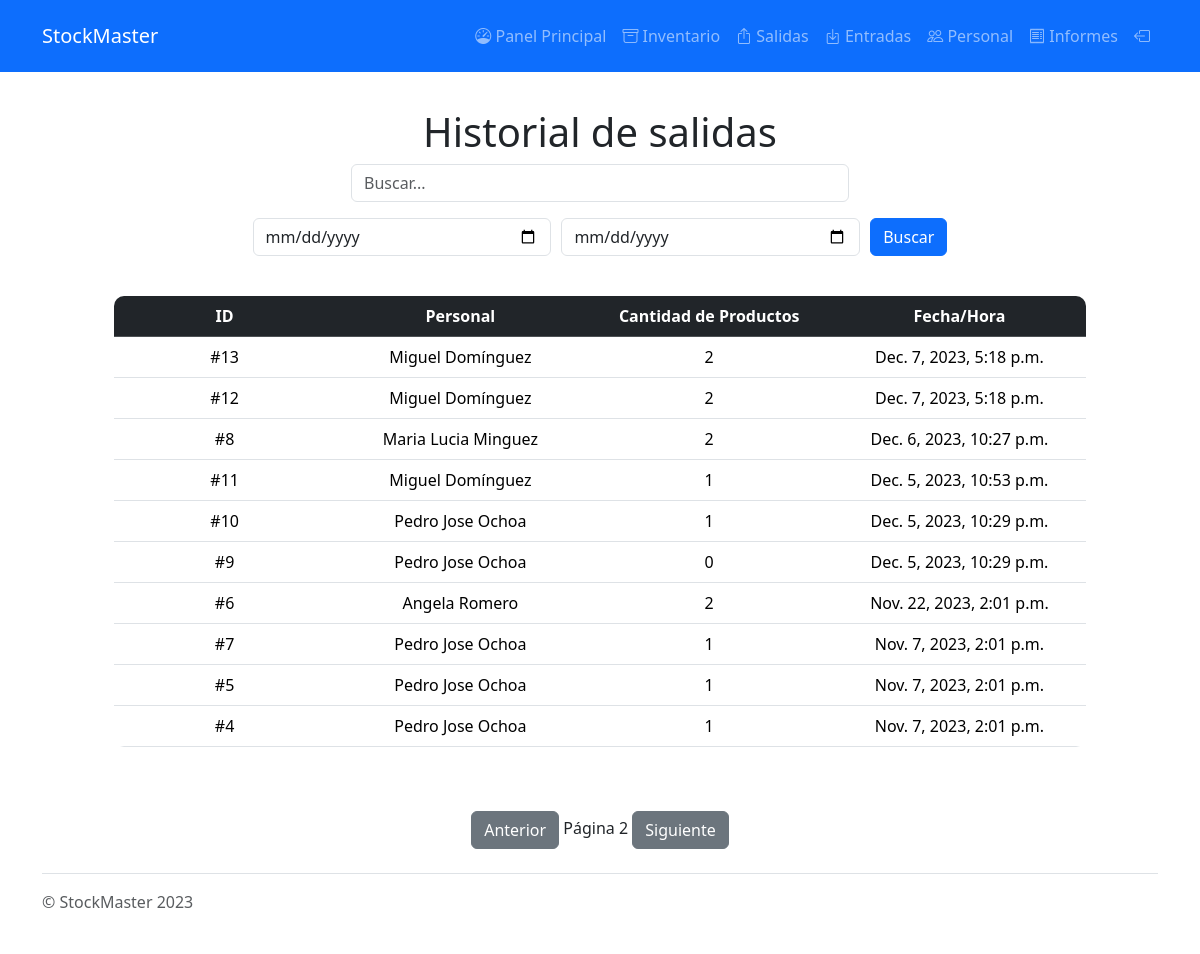
The page /historial/salidas/?page=2 (signed in) on the database its author committed.
### OutputHistory/models.py (models this page shows, shortened)
class OutputOrder(models.Model):
    worker = models.ForeignKey(Worker, on_delete=models.CASCADE)
    """
    ForeignKey: The worker associated with the output order.
    """
    date_created = models.DateTimeField(auto_now_add=True)
    """
    DateTimeField: The date and time when the order was created.
    """
    def GetItems(self):
        return OutputOrderItem.objects.filter(outputOrder=self)

### Workers/models.py (models this page shows, shortened)
class Worker(models.Model):
    name = models.CharField(max_length=255)
    """
    str: The name of the employee.
    """
    employeeNumber = models.IntegerField(unique=True)
    """
    int: The unique employee number.
    """
    workArea = models.CharField(max_length=255)
    """
    str: The work area of the employee.
    """
    employeePassword = models.CharField(max_length=255)
    """
    str: The password of the employee.
    """

### OutputHistory/views.py (the view)
# urls.py: path('historial/', include("OutputHistory.urls"), name="history"),
@login_required(login_url='login')
def OutputHistory(request):
    searchQuery = request.GET.get("search")
    start_date = request.GET.get('start_date')
    end_date = request.GET.get('end_date')
    outputOrders = OutputOrder.objects.all()
    if searchQuery:
        search_query_normalized = RemoveAccents(searchQuery).lower()
        outputOrders = outputOrders.filter(
            Q(worker__name__icontains=search_query_normalized) |
            Q(id__icontains=search_query_normalized)
        )
    if start_date and end_date:
        start_date_obj = datetime.strptime(start_date, '%Y-%m-%d').date()
        end_date_obj = datetime.strptime(end_date, '%Y-%m-%d').date() + timedelta(days=1)
        outputOrders = outputOrders.filter(date_created__range=[start_date_obj, end_date_obj])
    paginator = Paginator(outputOrders.order_by("-date_created"), 10)
    pageNumber = request.GET.get("page")
    page_obj = paginator.get_page(pageNumber)
    context = {
        'page_obj': page_obj,
    }
    return render(request, 'outputHistory.html', context)

### templates/outputHistory.html (shortened to what this page needs)
{% extends 'base.html' %}
{% block content %}
    <html lang="en">
    <head>
        <link href="https://cdn.jsdelivr.net/npm/bootstrap@5.3.2/dist/css/bootstrap.min.css" rel="stylesheet"
>
        <link rel="stylesheet" href="https://cdn.jsdelivr.net/npm/bootstrap-icons@1.3.0/font/bootstrap-icons.css">
    </head>
    <body>
    <div class="container">
        <section class="p-5">
            <div class="container text-center">
                <div class="row text-center g-4">
                    <div class="col-md">
                        <h1>Historial de salidas</h1>
                        <div class="d-flex justify-content-center mb-3">
                            <input id="searchInput" type="text" class="form-control" style="max-width: 50%;"
                                   placeholder="Buscar...">
                        </div>
                        <div class="d-flex justify-content-center mb-3">
                            <input id="startDateInput" type="date" class="form-control"
                                   style="max-width: 30%; margin-right: 10px;" placeholder="Fecha de inicio">
                            <input id="endDateInput" type="date" class="form-control"
                                   style="max-width: 30%; margin-right: 10px;" placeholder="Fecha de fin" min="">
                            <button id="searchButton" class="btn btn-primary">Buscar</button>
                        </div>
                        <div class="container mt-4">
                            {% if page_obj %}
                                <div class="table-responsive">
                                    <table class="table mt-3 table-hover tableRoundedm">
                                        <thead class="table-dark">
                                        <tr>
                                            <th>ID</th>
                                            <th>Personal</th>
                                            <th>Cantidad de Productos</th>
                                            <th>Fecha/Hora</th>
                                        </tr>
                                        </thead>
                                        <tbody id="inventory-table">
                                        {% for order in page_obj %}
                                            <tr class="table-row clickableRow"
                                                data-href="{% url 'outputDetails' order.id %}">
                                                <td>#{{ order.id }}</td>
                                                <td>{{ order.worker.name }}</td>
                                                <td>{{ order.GetItems.count }}</td>
                                                <td>{{ order.date_created }}</td>
                                            </tr>
                                        {% endfor %}
                                    </table>
                                </div>
                            {% endif %}
                        </div>
                    </div>
                </div>
            </div>
        </section>
        <div class="text-center">
            {% if page_obj.has_previous %}
                <a href="?page={{ page_obj.previous_page_number }}" id="prevPage" class="btn btn-secondary">Anterior</a>
            {% else %}
                <button class="btn btn-secondary" disabled>Anterior</button>
            {% endif %}
            <span id="currentPage">Página {{ page_obj.number }}</span>
            {% if page_obj.has_next %}
                <a href="?page={{ page_obj.next_page_number }}" id="nextPage" class="btn btn-secondary">Siguiente</a>
            {% else %}
                <button class="btn btn-secondary" disabled>Siguiente</button>
            {% endif %}
        </div>
    </div>
    </body>
{% endblock content %}

### templates/base.html (style rules this page uses)
body::before { display: block; content: ""; height: 60px; }

### templates/outputHistory.html (style rules this page uses)
#inventory-table td { width: 400px; }
.tableRoundedm { border-radius: 10px; overflow: hidden; }
.clickableRow { cursor: pointer; }

### rows shown on the page
OutputOrder: id "13", worker.name "Miguel Domínguez", GetItems.count "2", date_created "Dec. 7, 2023, 5:18 p.m."
OutputOrder: id "12", worker.name "Miguel Domínguez", GetItems.count "2", date_created "Dec. 7, 2023, 5:18 p.m."
OutputOrder: id "8", worker.name "Maria Lucia Minguez", GetItems.count "2", date_created "Dec. 6, 2023, 10:27 p.m."
OutputOrder: id "11", worker.name "Miguel Domínguez", GetItems.count "1", date_created "Dec. 5, 2023, 10:53 p.m."
OutputOrder: id "10", worker.name "Pedro Jose Ochoa", GetItems.count "1", date_created "Dec. 5, 2023, 10:29 p.m."
OutputOrder: id "9", worker.name "Pedro Jose Ochoa", GetItems.count "0", date_created "Dec. 5, 2023, 10:29 p.m."
OutputOrder: id "6", worker.name "Angela Romero", GetItems.count "2", date_created "Nov. 22, 2023, 2:01 p.m."
OutputOrder: id "7", worker.name "Pedro Jose Ochoa", GetItems.count "1", date_created "Nov. 7, 2023, 2:01 p.m."
OutputOrder: id "5", worker.name "Pedro Jose Ochoa", GetItems.count "1", date_created "Nov. 7, 2023, 2:01 p.m."
OutputOrder: id "4", worker.name "Pedro Jose Ochoa", GetItems.count "1", date_created "Nov. 7, 2023, 2:01 p.m."

### other values the page prints
{{ page_obj.number }} "2"
